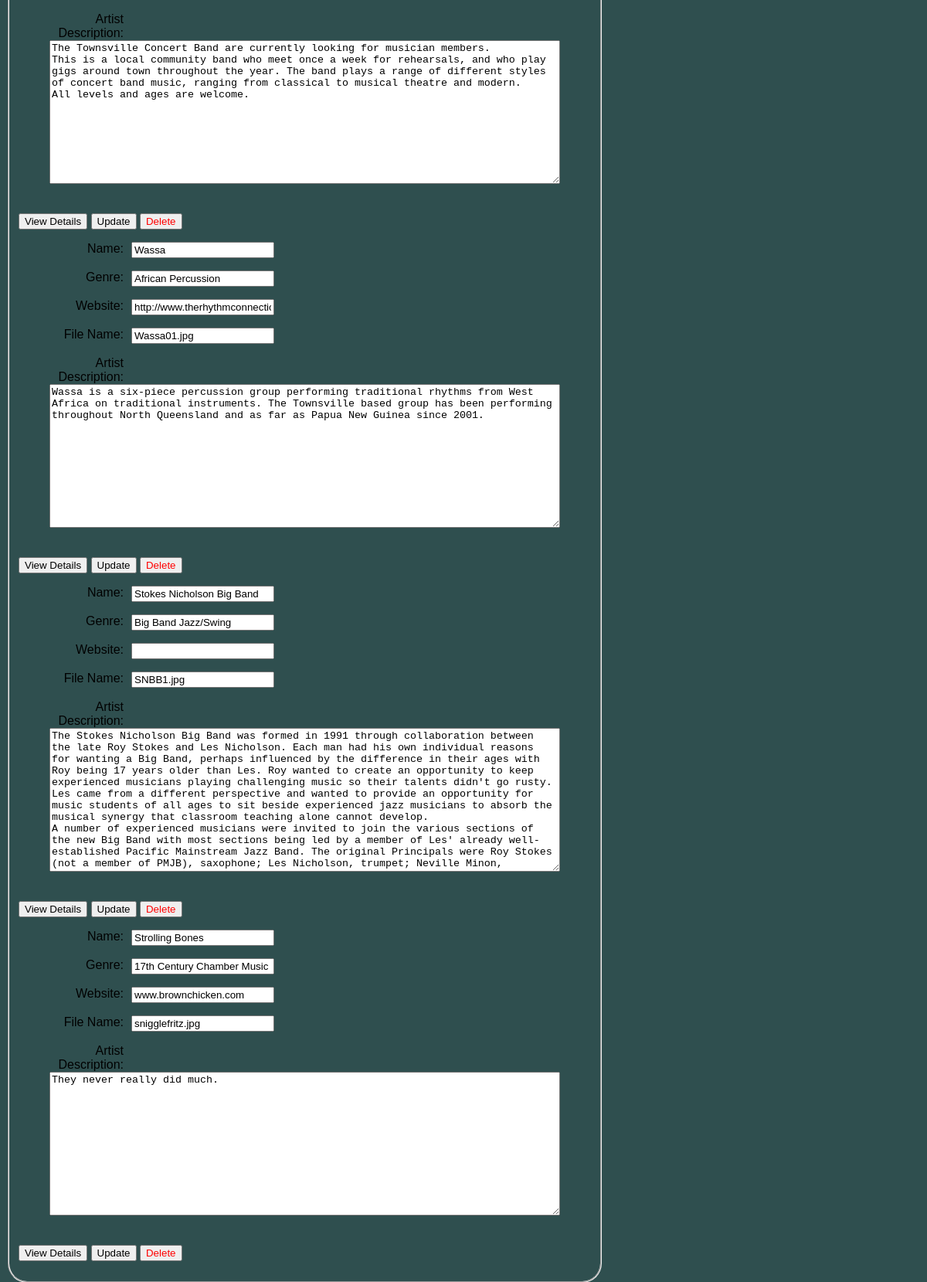
Page /artistMaintenance.php (lower part) on the earlier database version.
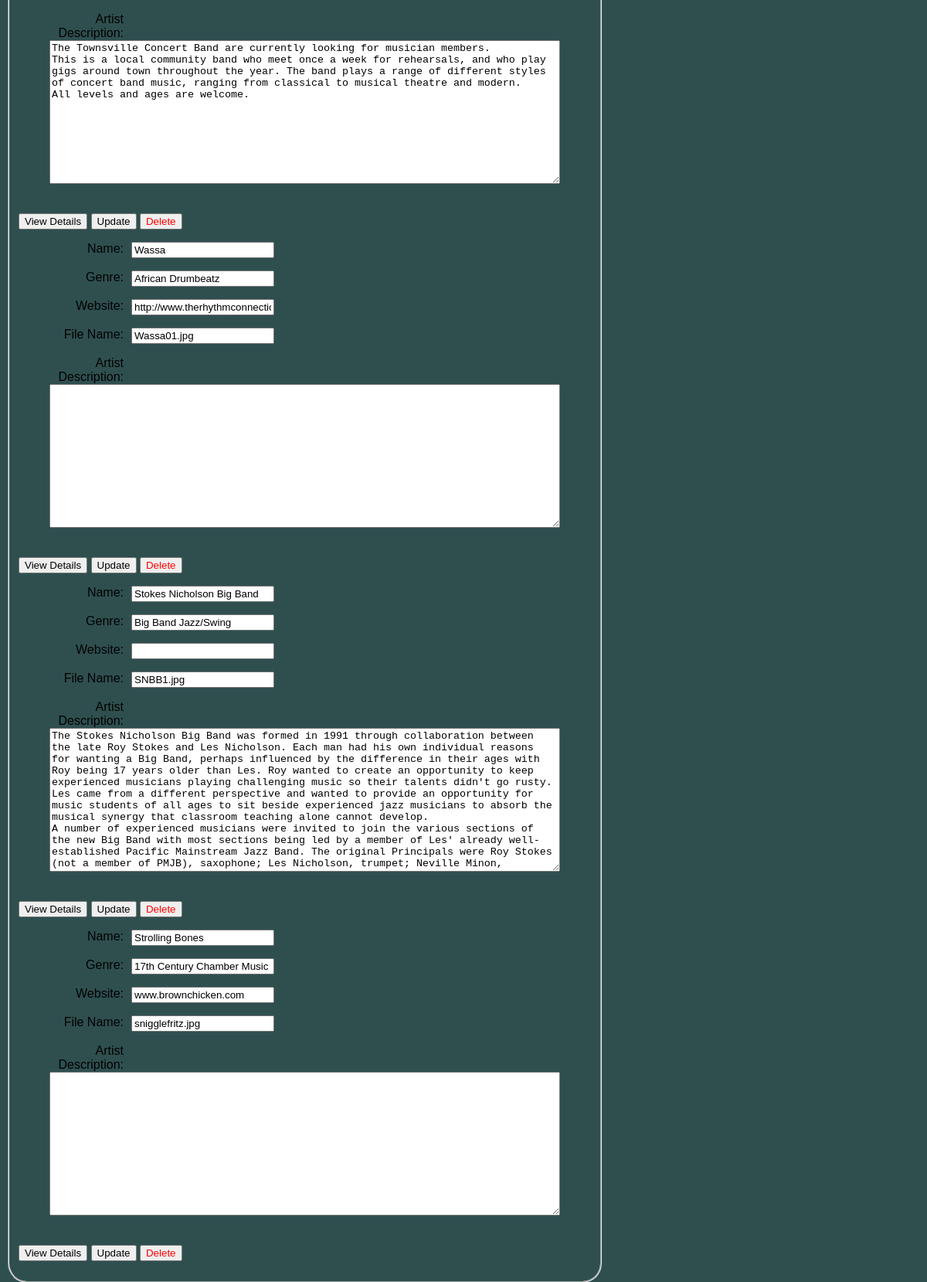
Same page on the later database version.
### tables this page shows
CREATE TABLE "artists" (artistId INTEGER PRIMARY KEY NOT null
    ,   artistName VARCHAR(40)
    ,   artistGenre VARCHAR(60)
    ,   artistUrl VARCHAR(80)
    ,   artistPhoto VARCHAR(40)
    ,   artistText VARCHAR(4096)
	);

### artistMaintenance.php (the view, shortened to what this page needs)
<?php
include("dbConnect.php")
?>
<!doctype html>
<html>
<head>
    <link href="styles/artistDisplay.css" rel="stylesheet" type="text/css">
</head>
<body>
<fieldset class="subtleSet">
<?php
$sql = "SELECT * FROM artists";
foreach ($dbh->query($sql) as $row)
{
?>
<form id="deleteForm" name="deleteForm" method="post" action="dbMaintHandler.php">
<p>
<?php
    echo "<label for=\"artistName\">Name: </label>";
    echo "<input type=\"text\" name=\"artistName\" id=\"artistName\" value=\"$row[artistName]\">";
    echo "</p><p>";
    echo "<label for=\"artistGenre\">Genre: </label>";
    echo "<input type=\"text\" name=\"artistGenre\" id=\"artistGenre\" value=\"$row[artistGenre]\">";
    echo "</p><p>";
    echo "<label for=\"artistUrl\">Website: </label>";
    echo "<input type=\"text\" name=\"artistUrl\" id=\"artistUrl\" value=\"$row[artistUrl]\">";
    echo "</p><p>";
    echo "<label for=\"artistPhoto\">File Name: </label>";
    echo "<input type=\"text\" name=\"artistPhoto\" id=\"artistPhoto\" value=\"$row[artistPhoto]\">";
    echo "</p><p>";
    echo "<label for=\"artistText\">Artist Description:</label>";
    echo "<textarea name=\"artistText\" id=\"artistText\" form=\"deleteForm\" rows=\"12\" cols=\"80\">$row[artistText]</textarea>";
    echo "</p>";
?>
<br>
<input type="submit" name="submit" value="View Details">
<input type="submit" name="submit" value="Update">
<input type="submit" name="submit" value="Delete" class="deleteButton">
</form>
<?php
}
echo "</fieldset>\n";
?>
</body>
</html>

Differences in the rows shown:
changed artists "Wassa": artistGenre "African Percussion" → "African Drumbeatz"; artistText "Wassa is a six-piece percussion group performing traditional rhythms from West Africa on traditional instruments. The Townsville based group has been performing throughout North Queensland and as far as Papua New Guinea since 2001." → (not shown)
changed artists "Strolling Bones": artistText "They never really did much." → (not shown)
